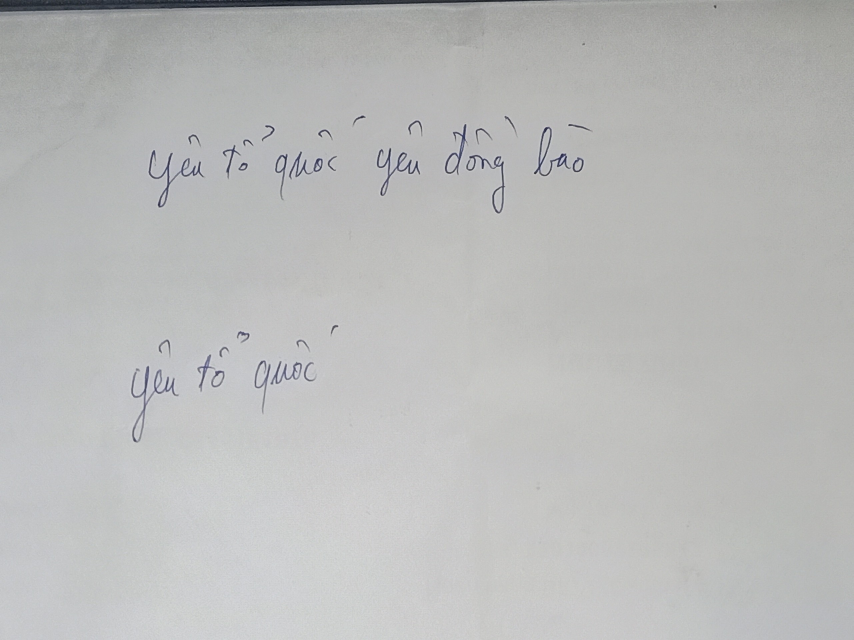
#> input picture Images/123.jpg, 2560 x 1920 px (shown at 1/3 size)
$ python -i segmentation.py   (imports and definitions only)
#> lines starting #> are read from the running program, lines starting #| are printed output that depends on the picture; after the words box and inside, x2 and y2 are one past the last pixel; in counts of white or black regions, pixels touching at a corner belong together
#> further down, picture is the input picture: shape (1920, 2560, 3); mean B, G, R 186.2, 186.8, 186.1
import cv2
import numpy as np
import pytesseract
import re

# Cấu hình đường dẫn của Tesseract
pytesseract.pytesseract.tesseract_cmd = r'.\Tesseract-OCR\tesseract.exe'

PATTERN = "[aAàÀảẢãÃáÁạẠăĂằẰẳẲẵẴắẮặẶâÂầẦẩẨẫẪấẤậẬbBcCdDđĐeEèÈẻẺẽẼéÉẹẸêÊềỀểỂễỄếẾệỆfFgGhHiIìÌỉỈĩĨíÍịỊjJkKlLmMnNoOòÒỏỎõÕóÓọỌôÔồỒổỔỗỖốỐộỘơƠờỜởỞỡỠớỚợỢpPqQrRsStTuUùÙủỦũŨúÚụỤưƯừỪửỬữỮứỨựỰvVwWxXyYỳỲỷỶỹỸýÝỵỴzZ0123456789]"

def ImgHasText(image):
    # Làm mờ ảnh bằng Gaussian Blur
    image = cv2.GaussianBlur(image, (5, 5), 0)
    # Sử dụng phát hiện biên Canny để tạo ra hình ảnh biên
    edged = cv2.Canny(image, 30, 100)
    found = False
    # Sử dụng Tesseract để trích xuất văn bản từ hình ảnh biên
    text = pytesseract.image_to_string(edged, lang='eng', config='--psm 7')
    # So khớp với biểu thức chính quy để xác định xem văn bản được trích xuất có chứa các ký tự từ PATTERN hay không
    regex = re.compile(PATTERN)
    if regex.search(text):
        found = True
    return found

def showImg(img):
    cv2.imshow("img", img)
    cv2.waitKey(0)

def thresholding(image):
    # Chuyển đổi ảnh màu sang thang độ xám
    img_gray = cv2.cvtColor(image, cv2.COLOR_BGR2GRAY)
    # Áp dụng ngưỡng nhị phân để chuyển đổi ảnh thành ảnh nhị phân
    ret, thresh = cv2.threshold(img_gray, 100, 300, cv2.THRESH_BINARY_INV)
    return thresh

def line_segmentation(img):
    # Chuyển đổi ảnh sang không gian màu RGB
    img = cv2.cvtColor(img, cv2.COLOR_BGR2RGB)

    h, w, c = img.shape
#> h = 1920; w = 2560; c = 3

    # Thực hiện việc resize ảnh nếu cần thiết để giảm kích thước
    if w > 1000:
        new_w = 1000
        ar = w/h
#> ar = 1.33
        new_h = int(new_w/ar)
#> new_h = 750
        img = cv2.resize(img, (new_w, new_h), interpolation = cv2.INTER_AREA)
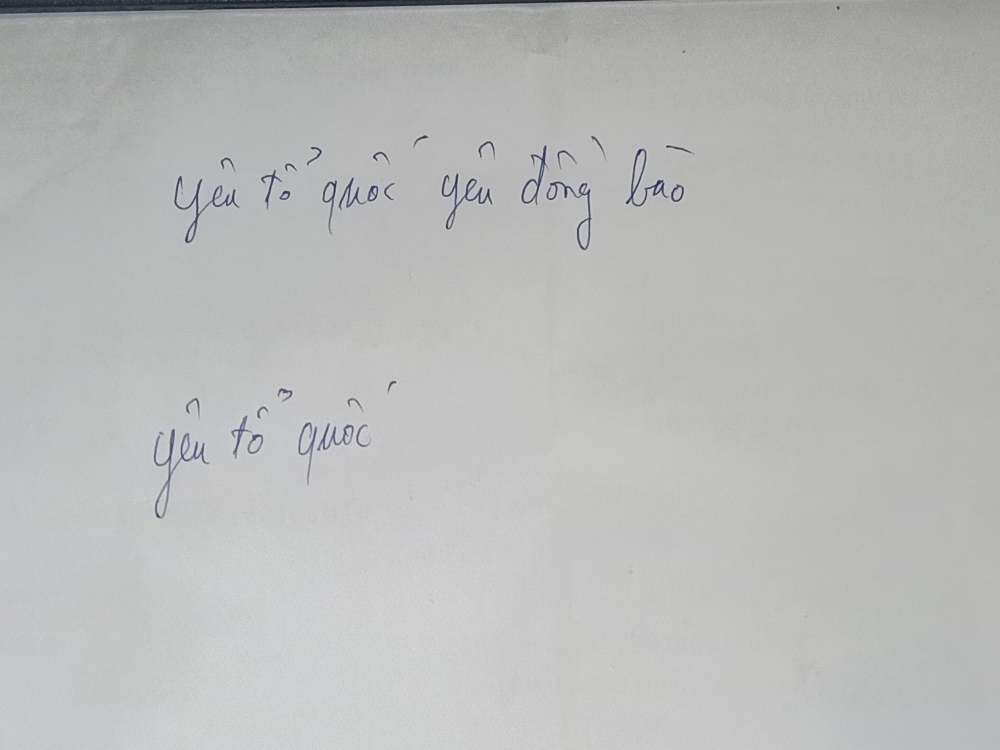
#> img: shape (750, 1000, 3); mean R, G, B 186.1, 186.8, 186.2

    thresh_img = thresholding(img)
#> in thresholding, `ret, thresh = cv2.threshold(img_gray, 100, 300, cv2.THRESH_BINARY_INV)`:
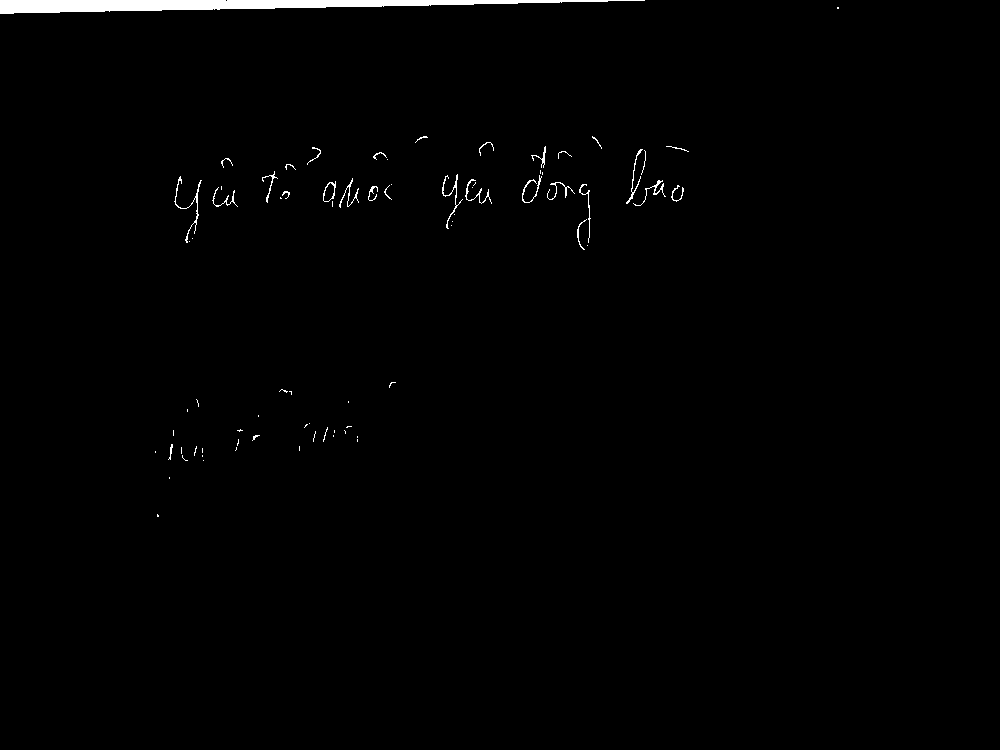
#> thresh: shape (750, 1000); 0.92% white; 78 white regions (48 under 20 px), largest, box (x1, y1, x2, y2) and area: (0, 0, 645, 14) 4778, (174, 176, 202, 243) 191, (442, 174, 463, 229) 149

    # Tăng độ dày để của chữ dựa trên màu trắng đen để dễ dàng khoanh vùng
    kernel = np.ones((20, 150), np.uint8)
    dilated = cv2.dilate(thresh_img, kernel, iterations = 1)
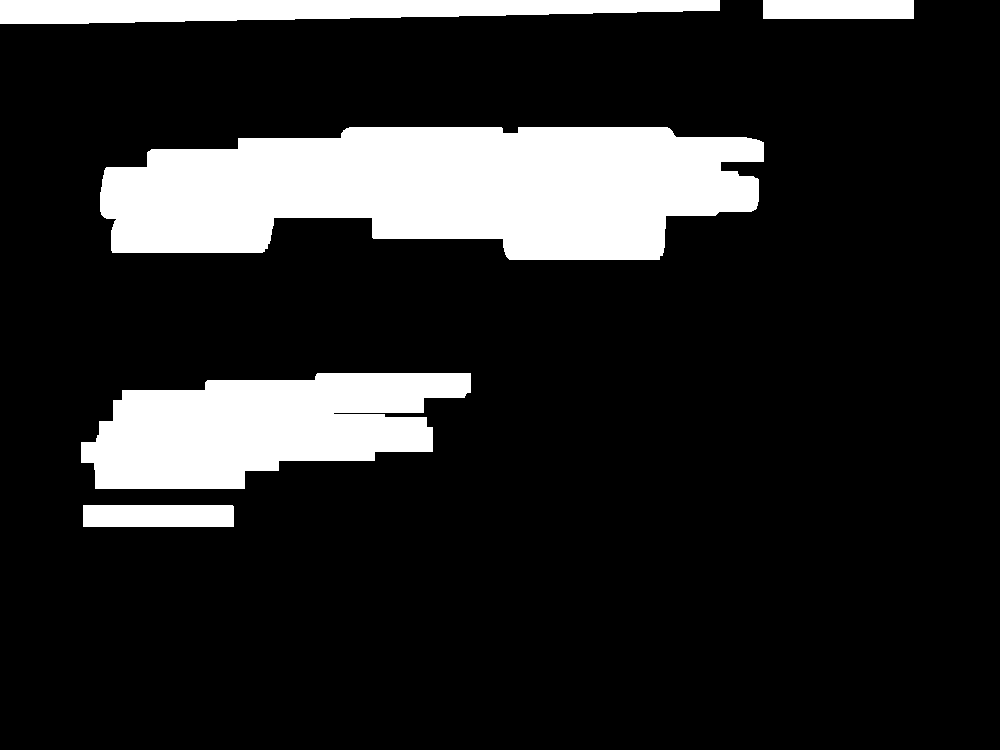
#> dilated: shape (750, 1000); 15.8% white; 5 white regions

    # Tìm các đoạn đã khoanh vùng
    (contours, heirachy) = cv2.findContours(dilated.copy(), cv2.RETR_EXTERNAL, cv2.CHAIN_APPROX_TC89_KCOS)
#> contours = 5 contours; box (x1, y1, x2, y2) and area: (100, 127, 764, 260) 67513, (81, 373, 471, 489) 30666, (0, 0, 720, 24) 12282, (83, 505, 234, 527) 3140, (763, 0, 914, 19) 2700

    # Sắp xếp các đoạn theo chiều dọc
    sorted_contours_lines = sorted(contours, key = lambda ctr : cv2.boundingRect(ctr)[1])
#> sorted_contours_lines has the same summary as contours
    img2 = img.copy()

    segments = []
    # Duyệt qua các đoạn đã sắp xếp
    for ctr in sorted_contours_lines:
        x, y, w, h = cv2.boundingRect(ctr)
        segment = img2[y:y+h, x:x+w]
        segment_gray = cv2.cvtColor(segment, cv2.COLOR_BGR2GRAY)
        # Kiểm tra xem đoạn văn bản có chứa văn bản hay không
        if h > 50:
            if ImgHasText(segment_gray):
                # Đánh dấu đoạn văn bản được phát hiện bằng hình chữ nhật màu xanh lá cây
                cv2.rectangle(img, (x, y), (x+w, y+h), (40, 100, 250), 2)
                segments.append(segment_gray)
#> this loop made 3 passes
#> (ctr, x, y, w, h) on pass 1: ([[763, 0], [763, 18], [913, 18], [913, 0]], 763, 0, 151, 19)
#> pass 2, in line_segmentation, `segment = img2[y:y+h, x:x+w]`:
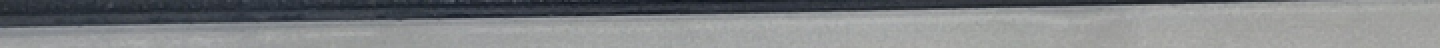
#> segment: shape (24, 720, 3) (shown 2 times larger); mean R, G, B 128.2, 130.7, 132.6
#> pass 3, in line_segmentation, `segment = img2[y:y+h, x:x+w]`:
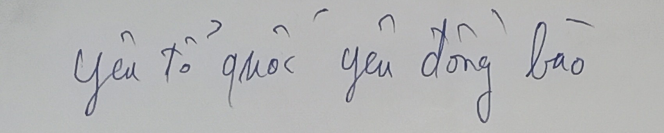
#> segment: shape (133, 664, 3); mean R, G, B 180.2, 180.9, 181.7
#> after the loop, segments = []

    segments.insert(0, img)
    return segments

# [2 lines not run here, left out]

>>> import cv2
>>> picture = cv2.imread('Images/123.jpg')
#> (the run stopped early here; a loop or call above may not have finished)

$ run again, on Images/sample2.jpg
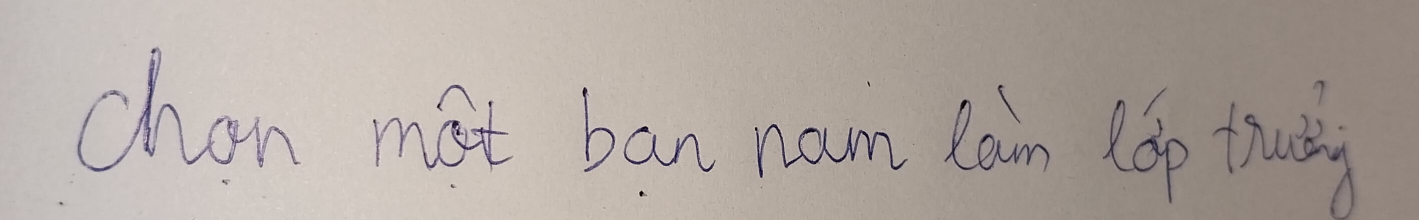
#> input picture Images/sample2.jpg, 2838 x 440 px (shown at 1/2 size)
#> picture is the input picture: shape (440, 2838, 3); mean B, G, R 160.9, 167.5, 177.2
#> in thresholding, `ret, thresh = cv2.threshold(img_gray, 100, 300, cv2.THRESH_BINARY_INV)`:
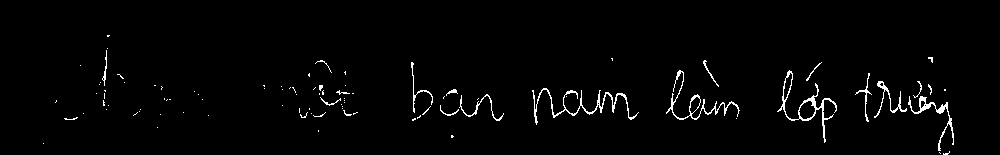
#> thresh: shape (155, 1000); 1.9% white in thin lines or dots, all inside (x1, y1, x2, y2) = (43, 35, 954, 155)
#> dilated: shape (155, 1000); 60.5% white; 4 black regions (1 under 20 px)
#> contours = 1 contour; box (x1, y1, x2, y2) and area: (0, 26, 1000, 155) 92552
#> sorted_contours_lines has the same summary as contours
#> the loop in line_segmentation, `for ctr in sorted_contours_lines:` made 1 pass
#> (x, y, w, h, found in ImgHasText) on pass 1: (0, 26, 1000, 129, False)
#> pass 1, in ImgHasText, `edged = cv2.Canny(image, 30, 100)`:
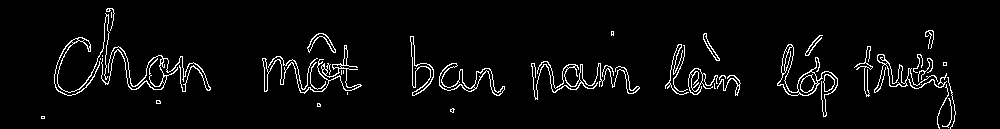
#> edged: shape (129, 1000); 4.2% white in thin lines or dots, all inside (x1, y1, x2, y2) = (41, 8, 956, 129)
#> after the loop in line_segmentation, `for ctr in sorted_contours_lines:`: segments = []
